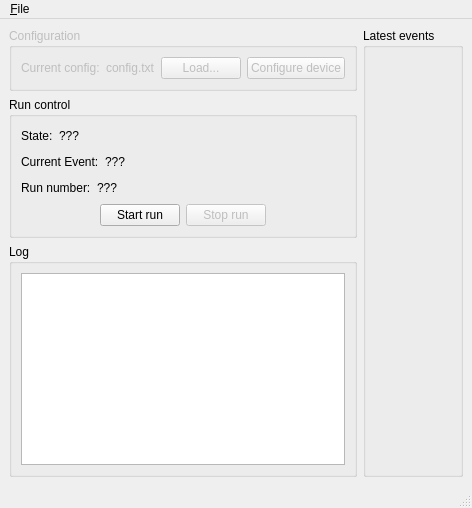
<?xml version="1.0" encoding="UTF-8"?>
<ui version="4.0">
 <class>MainWindow</class>
 <widget class="QMainWindow" name="MainWindow">
  <property name="font">
   <font>
    <family>Segoe UI</family>
    <pointsize>9</pointsize>
   </font>
  </property>
  <property name="windowTitle">
   <string>Run Control</string>
  </property>
  <property name="windowIcon">
   <iconset>
    <normaloff>iheplogo.gif</normaloff>iheplogo.gif</iconset>
  </property>
  <property name="statusTip">
   <string/>
  </property>
  <widget class="QWidget" name="centralwidget">
   <layout class="QHBoxLayout" name="horizontalLayout_7">
    <item>
     <layout class="QVBoxLayout" name="verticalLayout_3">
      <item>
       <widget class="QGroupBox" name="groupBox_3">
        <property name="enabled">
         <bool>false</bool>
        </property>
        <property name="title">
         <string>Configuration</string>
        </property>
        <layout class="QHBoxLayout" name="horizontalLayout">
         <item>
          <widget class="QLabel" name="label_2">
           <property name="text">
            <string>Current config:</string>
           </property>
          </widget>
         </item>
         <item>
          <widget class="QLabel" name="label_3">
           <property name="sizePolicy">
            <sizepolicy hsizetype="Expanding" vsizetype="Preferred">
             <horstretch>0</horstretch>
             <verstretch>0</verstretch>
            </sizepolicy>
           </property>
           <property name="text">
            <string>config.txt</string>
           </property>
          </widget>
         </item>
         <item>
          <widget class="QPushButton" name="pushButton">
           <property name="text">
            <string>Load...</string>
           </property>
           <property name="icon">
            <iconset theme="open">
             <normaloff>.</normaloff>.</iconset>
           </property>
          </widget>
         </item>
         <item>
          <widget class="QPushButton" name="pushButton_2">
           <property name="text">
            <string>Configure device</string>
           </property>
          </widget>
         </item>
        </layout>
       </widget>
      </item>
      <item>
       <widget class="QGroupBox" name="groupBox">
        <property name="title">
         <string>Run control</string>
        </property>
        <layout class="QVBoxLayout" name="verticalLayout">
         <item>
          <layout class="QHBoxLayout" name="horizontalLayout_5">
           <item>
            <widget class="QLabel" name="label_5">
             <property name="text">
              <string>State:</string>
             </property>
            </widget>
           </item>
           <item>
            <widget class="QLabel" name="lblState">
             <property name="text">
              <string>???</string>
             </property>
            </widget>
           </item>
           <item>
            <spacer name="horizontalSpacer_4">
             <property name="orientation">
              <enum>Qt::Horizontal</enum>
             </property>
             <property name="sizeHint" stdset="0">
              <size>
               <width>40</width>
               <height>20</height>
              </size>
             </property>
            </spacer>
           </item>
          </layout>
         </item>
         <item>
          <layout class="QHBoxLayout" name="horizontalLayout_6">
           <item>
            <widget class="QLabel" name="label_6">
             <property name="text">
              <string>Current Event:</string>
             </property>
            </widget>
           </item>
           <item>
            <widget class="QLabel" name="lblEventNumber">
             <property name="text">
              <string>???</string>
             </property>
            </widget>
           </item>
           <item>
            <spacer name="horizontalSpacer_5">
             <property name="orientation">
              <enum>Qt::Horizontal</enum>
             </property>
             <property name="sizeHint" stdset="0">
              <size>
               <width>40</width>
               <height>20</height>
              </size>
             </property>
            </spacer>
           </item>
          </layout>
         </item>
         <item>
          <layout class="QHBoxLayout" name="horizontalLayout_2">
           <item>
            <widget class="QLabel" name="label_4">
             <property name="text">
              <string>Run number:</string>
             </property>
            </widget>
           </item>
           <item>
            <widget class="QLabel" name="lblRunNumber">
             <property name="text">
              <string>???</string>
             </property>
            </widget>
           </item>
           <item>
            <spacer name="horizontalSpacer">
             <property name="orientation">
              <enum>Qt::Horizontal</enum>
             </property>
             <property name="sizeHint" stdset="0">
              <size>
               <width>40</width>
               <height>20</height>
              </size>
             </property>
            </spacer>
           </item>
          </layout>
         </item>
         <item>
          <layout class="QHBoxLayout" name="horizontalLayout_3">
           <item>
            <spacer name="horizontalSpacer_2">
             <property name="orientation">
              <enum>Qt::Horizontal</enum>
             </property>
             <property name="sizeHint" stdset="0">
              <size>
               <width>40</width>
               <height>20</height>
              </size>
             </property>
            </spacer>
           </item>
           <item>
            <widget class="QPushButton" name="btnStartRun">
             <property name="text">
              <string>Start run</string>
             </property>
            </widget>
           </item>
           <item>
            <widget class="QPushButton" name="btnStopRun">
             <property name="enabled">
              <bool>false</bool>
             </property>
             <property name="text">
              <string>Stop run</string>
             </property>
            </widget>
           </item>
           <item>
            <spacer name="horizontalSpacer_3">
             <property name="orientation">
              <enum>Qt::Horizontal</enum>
             </property>
             <property name="sizeHint" stdset="0">
              <size>
               <width>40</width>
               <height>20</height>
              </size>
             </property>
            </spacer>
           </item>
          </layout>
         </item>
        </layout>
       </widget>
      </item>
      <item>
       <widget class="QGroupBox" name="groupBox_2">
        <property name="title">
         <string>Log</string>
        </property>
        <layout class="QHBoxLayout" name="horizontalLayout_4">
         <item>
          <widget class="QTextEdit" name="textEdit"/>
         </item>
        </layout>
       </widget>
      </item>
     </layout>
    </item>
    <item>
     <widget class="QGroupBox" name="groupBox_4">
      <property name="title">
       <string>Latest events</string>
      </property>
      <layout class="QHBoxLayout" name="horizontalLayout_8">
       <item>
        <widget class="QWidget" name="graph" native="true"/>
       </item>
      </layout>
     </widget>
    </item>
   </layout>
  </widget>
  <widget class="QMenuBar" name="menubar">
   <property name="geometry">
    <rect>
     <x>0</x>
     <y>0</y>
     <width>980</width>
     <height>43</height>
    </rect>
   </property>
   <widget class="QMenu" name="menu_File">
    <property name="title">
     <string>&amp;File</string>
    </property>
    <addaction name="action_Exit"/>
   </widget>
   <addaction name="menu_File"/>
  </widget>
  <widget class="QStatusBar" name="statusbar"/>
  <action name="action_Exit">
   <property name="text">
    <string>&amp;Exit</string>
   </property>
  </action>
 </widget>
 <resources/>
 <connections/>
 <designerdata>
  <property name="gridDeltaX">
   <number>10</number>
  </property>
  <property name="gridDeltaY">
   <number>10</number>
  </property>
  <property name="gridSnapX">
   <bool>true</bool>
  </property>
  <property name="gridSnapY">
   <bool>true</bool>
  </property>
  <property name="gridVisible">
   <bool>true</bool>
  </property>
 </designerdata>
</ui>
